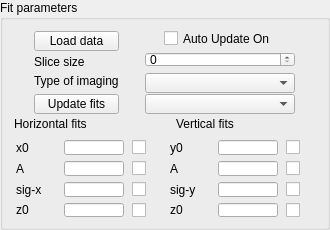
           <widget class="QGroupBox" name="fitBox">
            <property name="sizePolicy">
             <sizepolicy hsizetype="Fixed" vsizetype="Fixed">
              <horstretch>0</horstretch>
              <verstretch>0</verstretch>
             </sizepolicy>
            </property>
            <property name="minimumSize">
             <size>
              <width>330</width>
              <height>230</height>
             </size>
            </property>
            <property name="maximumSize">
             <size>
              <width>320</width>
              <height>230</height>
             </size>
            </property>
            <property name="title">
             <string>Fit parameters</string>
            </property>
            <layout class="QVBoxLayout" name="verticalLayout_10">
             <item>
              <layout class="QGridLayout" name="gridLayout_6" rowminimumheight="20,20,20,20">
               <property name="sizeConstraint">
                <enum>QLayout::SetDefaultConstraint</enum>
               </property>
               <item row="2" column="0">
                <widget class="QLabel" name="label_19">
                 <property name="sizePolicy">
                  <sizepolicy hsizetype="Fixed" vsizetype="Preferred">
                   <horstretch>0</horstretch>
                   <verstretch>0</verstretch>
                  </sizepolicy>
                 </property>
                 <property name="text">
                  <string>Type of imaging</string>
                 </property>
                </widget>
               </item>
               <item row="2" column="1" alignment="Qt::AlignVCenter">
                <widget class="QComboBox" name="imageTypeCombo">
                 <property name="sizePolicy">
                  <sizepolicy hsizetype="Fixed" vsizetype="Fixed">
                   <horstretch>0</horstretch>
                   <verstretch>0</verstretch>
                  </sizepolicy>
                 </property>
                 <property name="minimumSize">
                  <size>
                   <width>120</width>
                   <height>20</height>
                  </size>
                 </property>
                 <property name="maximumSize">
                  <size>
                   <width>150</width>
                   <height>20</height>
                  </size>
                 </property>
                </widget>
               </item>
               <item row="3" column="1">
                <widget class="QComboBox" name="FitTypeCombo">
                 <property name="minimumSize">
                  <size>
                   <width>0</width>
                   <height>20</height>
                  </size>
                 </property>
                </widget>
               </item>
               <item row="3" column="0">
                <widget class="QPushButton" name="updateFitButton">
                 <property name="sizePolicy">
                  <sizepolicy hsizetype="Preferred" vsizetype="Fixed">
                   <horstretch>0</horstretch>
                   <verstretch>0</verstretch>
                  </sizepolicy>
                 </property>
                 <property name="minimumSize">
                  <size>
                   <width>0</width>
                   <height>20</height>
                  </size>
                 </property>
                 <property name="text">
                  <string>Update fits</string>
                 </property>
                </widget>
               </item>
               <item row="1" column="0">
                <widget class="QLabel" name="label_11">
                 <property name="sizePolicy">
                  <sizepolicy hsizetype="Preferred" vsizetype="Fixed">
                   <horstretch>0</horstretch>
                   <verstretch>0</verstretch>
                  </sizepolicy>
                 </property>
                 <property name="minimumSize">
                  <size>
                   <width>30</width>
                   <height>20</height>
                  </size>
                 </property>
                 <property name="maximumSize">
                  <size>
                   <width>60</width>
                   <height>30</height>
                  </size>
                 </property>
                 <property name="layoutDirection">
                  <enum>Qt::LeftToRight</enum>
                 </property>
                 <property name="text">
                  <string>Slice size</string>
                 </property>
                </widget>
               </item>
               <item row="0" column="0">
                <widget class="QPushButton" name="loadDataButton">
                 <property name="minimumSize">
                  <size>
                   <width>0</width>
                   <height>20</height>
                  </size>
                 </property>
                 <property name="text">
                  <string>Load data</string>
                 </property>
                </widget>
               </item>
               <item row="0" column="1" alignment="Qt::AlignHCenter|Qt::AlignVCenter">
                <widget class="QCheckBox" name="AutoUpdateImage">
                 <property name="text">
                  <string>Auto Update On</string>
                 </property>
                </widget>
               </item>
               <item row="1" column="1">
                <widget class="QSpinBox" name="sliceWidth"/>
               </item>
              </layout>
             </item>
             <item>
              <layout class="QHBoxLayout" name="horizontalLayout_8">
               <item>
                <widget class="QLabel" name="label_9">
                 <property name="text">
                  <string>Horizontal fits</string>
                 </property>
                </widget>
               </item>
               <item>
                <spacer name="horizontalSpacer_2">
                 <property name="orientation">
                  <enum>Qt::Horizontal</enum>
                 </property>
                 <property name="sizeHint" stdset="0">
                  <size>
                   <width>40</width>
                   <height>20</height>
                  </size>
                 </property>
                </spacer>
               </item>
               <item>
                <widget class="QLabel" name="label_10">
                 <property name="text">
                  <string>Vertical fits</string>
                 </property>
                </widget>
               </item>
               <item>
                <spacer name="horizontalSpacer_10">
                 <property name="orientation">
                  <enum>Qt::Horizontal</enum>
                 </property>
                 <property name="sizeHint" stdset="0">
                  <size>
                   <width>40</width>
                   <height>20</height>
                  </size>
                 </property>
                </spacer>
               </item>
              </layout>
             </item>
             <item>
              <layout class="QGridLayout" name="gridLayout_2">
               <item row="0" column="4">
                <widget class="QLabel" name="L1">
                 <property name="text">
                  <string>y0</string>
                 </property>
                </widget>
               </item>
               <item row="2" column="0">
                <widget class="QLabel" name="label_3">
                 <property name="text">
                  <string>sig-x</string>
                 </property>
                </widget>
               </item>
               <item row="1" column="1">
                <widget class="QLineEdit" name="Hfit_A">
                 <property name="sizePolicy">
                  <sizepolicy hsizetype="Fixed" vsizetype="Fixed">
                   <horstretch>0</horstretch>
                   <verstretch>0</verstretch>
                  </sizepolicy>
                 </property>
                 <property name="maximumSize">
                  <size>
                   <width>60</width>
                   <height>16777215</height>
                  </size>
                 </property>
                </widget>
               </item>
               <item row="1" column="5">
                <widget class="QLineEdit" name="Vfit_A">
                 <property name="sizePolicy">
                  <sizepolicy hsizetype="Fixed" vsizetype="Fixed">
                   <horstretch>0</horstretch>
                   <verstretch>0</verstretch>
                  </sizepolicy>
                 </property>
                 <property name="maximumSize">
                  <size>
                   <width>60</width>
                   <height>16777215</height>
                  </size>
                 </property>
                </widget>
               </item>
               <item row="1" column="6">
                <widget class="QCheckBox" name="Vfit_A_ck">
                 <property name="maximumSize">
                  <size>
                   <width>25</width>
                   <height>16777215</height>
                  </size>
                 </property>
                 <property name="text">
                  <string/>
                 </property>
                </widget>
               </item>
               <item row="2" column="1">
                <widget class="QLineEdit" name="Hfit_sigx">
                 <property name="sizePolicy">
                  <sizepolicy hsizetype="Fixed" vsizetype="Fixed">
                   <horstretch>0</horstretch>
                   <verstretch>0</verstretch>
                  </sizepolicy>
                 </property>
                 <property name="maximumSize">
                  <size>
                   <width>60</width>
                   <height>16777215</height>
                  </size>
                 </property>
                </widget>
               </item>
               <item row="0" column="1">
                <widget class="QLineEdit" name="Hfit_x0">
                 <property name="sizePolicy">
                  <sizepolicy hsizetype="Fixed" vsizetype="Fixed">
                   <horstretch>0</horstretch>
                   <verstretch>0</verstretch>
                  </sizepolicy>
                 </property>
                 <property name="maximumSize">
                  <size>
                   <width>60</width>
                   <height>16777215</height>
                  </size>
                 </property>
                 <property name="inputMask">
                  <string/>
                 </property>
                </widget>
               </item>
               <item row="0" column="5">
                <widget class="QLineEdit" name="Vfit_y0">
                 <property name="sizePolicy">
                  <sizepolicy hsizetype="Fixed" vsizetype="Fixed">
                   <horstretch>0</horstretch>
                   <verstretch>0</verstretch>
                  </sizepolicy>
                 </property>
                 <property name="maximumSize">
                  <size>
                   <width>60</width>
                   <height>16777215</height>
                  </size>
                 </property>
                </widget>
               </item>
               <item row="0" column="2">
                <widget class="QCheckBox" name="Hfit_x0_ck">
                 <property name="maximumSize">
                  <size>
                   <width>25</width>
                   <height>16777215</height>
                  </size>
                 </property>
                 <property name="text">
                  <string/>
                 </property>
                </widget>
               </item>
               <item row="2" column="2">
                <widget class="QCheckBox" name="Hfit_sigx_ck">
                 <property name="text">
                  <string/>
                 </property>
                </widget>
               </item>
               <item row="0" column="0">
                <widget class="QLabel" name="label">
                 <property name="text">
                  <string>x0</string>
                 </property>
                </widget>
               </item>
               <item row="0" column="6">
                <widget class="QCheckBox" name="Vfit_y0_ck">
                 <property name="maximumSize">
                  <size>
                   <width>25</width>
                   <height>16777215</height>
                  </size>
                 </property>
                 <property name="text">
                  <string/>
                 </property>
                </widget>
               </item>
               <item row="2" column="4">
                <widget class="QLabel" name="L3">
                 <property name="text">
                  <string>sig-y</string>
                 </property>
                </widget>
               </item>
               <item row="1" column="0">
                <widget class="QLabel" name="label_2">
                 <property name="text">
                  <string>A</string>
                 </property>
                </widget>
               </item>
               <item row="1" column="2">
                <widget class="QCheckBox" name="Hfit_A_ck">
                 <property name="text">
                  <string/>
                 </property>
                </widget>
               </item>
               <item row="1" column="4">
                <widget class="QLabel" name="L2">
                 <property name="text">
                  <string>A</string>
                 </property>
                </widget>
               </item>
               <item row="2" column="5">
                <widget class="QLineEdit" name="Vfit_sigy">
                 <property name="sizePolicy">
                  <sizepolicy hsizetype="Fixed" vsizetype="Fixed">
                   <horstretch>0</horstretch>
                   <verstretch>0</verstretch>
                  </sizepolicy>
                 </property>
                 <property name="maximumSize">
                  <size>
                   <width>60</width>
                   <height>16777215</height>
                  </size>
                 </property>
                </widget>
               </item>
               <item row="2" column="6">
                <widget class="QCheckBox" name="Vfit_sigy_ck">
                 <property name="maximumSize">
                  <size>
                   <width>25</width>
                   <height>16777215</height>
                  </size>
                 </property>
                 <property name="text">
                  <string/>
                 </property>
                </widget>
               </item>
               <item row="3" column="0">
                <widget class="QLabel" name="label_4">
                 <property name="maximumSize">
                  <size>
                   <width>40</width>
                   <height>16777215</height>
                  </size>
                 </property>
                 <property name="text">
                  <string>z0</string>
                 </property>
                </widget>
               </item>
               <item row="3" column="1">
                <widget class="QLineEdit" name="Hfit_z0">
                 <property name="sizePolicy">
                  <sizepolicy hsizetype="Fixed" vsizetype="Fixed">
                   <horstretch>0</horstretch>
                   <verstretch>0</verstretch>
                  </sizepolicy>
                 </property>
                 <property name="maximumSize">
                  <size>
                   <width>60</width>
                   <height>16777215</height>
                  </size>
                 </property>
                </widget>
               </item>
               <item row="3" column="2">
                <widget class="QCheckBox" name="Hfit_z0_ck">
                 <property name="text">
                  <string/>
                 </property>
                </widget>
               </item>
               <item row="3" column="4">
                <widget class="QLabel" name="L4">
                 <property name="maximumSize">
                  <size>
                   <width>40</width>
                   <height>16777215</height>
                  </size>
                 </property>
                 <property name="text">
                  <string>z0</string>
                 </property>
                </widget>
               </item>
               <item row="3" column="5">
                <widget class="QLineEdit" name="Vfit_z0">
                 <property name="sizePolicy">
                  <sizepolicy hsizetype="Fixed" vsizetype="Fixed">
                   <horstretch>0</horstretch>
                   <verstretch>0</verstretch>
                  </sizepolicy>
                 </property>
                 <property name="maximumSize">
                  <size>
                   <width>60</width>
                   <height>16777215</height>
                  </size>
                 </property>
                </widget>
               </item>
               <item row="3" column="6">
                <widget class="QCheckBox" name="Vfit_z0_ck">
                 <property name="maximumSize">
                  <size>
                   <width>25</width>
                   <height>16777215</height>
                  </size>
                 </property>
                 <property name="text">
                  <string/>
                 </property>
                </widget>
               </item>
               <item row="0" column="3">
                <spacer name="horizontalSpacer">
                 <property name="orientation">
                  <enum>Qt::Horizontal</enum>
                 </property>
                 <property name="sizeType">
                  <enum>QSizePolicy::Minimum</enum>
                 </property>
                 <property name="sizeHint" stdset="0">
                  <size>
                   <width>5</width>
                   <height>20</height>
                  </size>
                 </property>
                </spacer>
               </item>
              </layout>
             </item>
            </layout>
           </widget>
